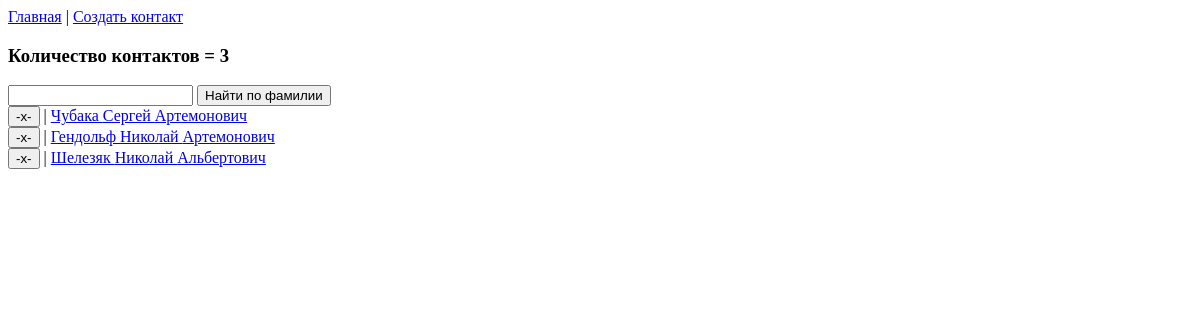
The app's page /contacts/, older data.
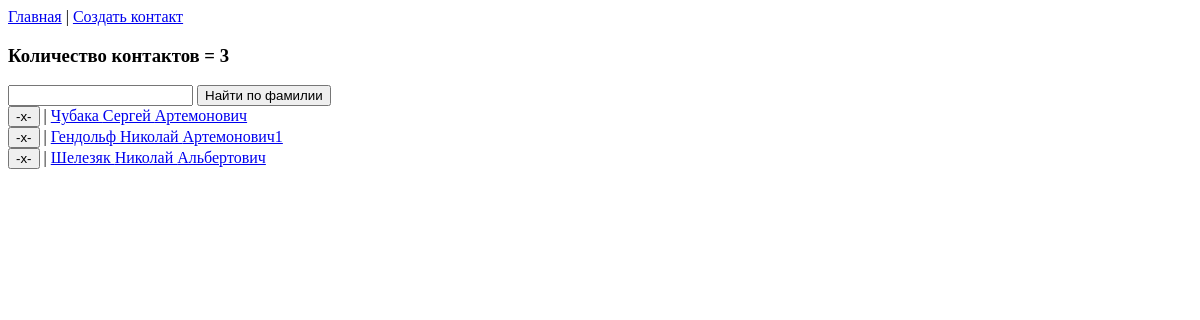
The same page, newer data.
### TaskTreeApp/models.py (models this page shows)
class Contacts(models.Model):
    id = models.UUIDField(primary_key=True, default=uuid.uuid4, editable=False)
    last_name = models.CharField(max_length=100)
    first_name = models.CharField(max_length=100)
    second_name = models.CharField(max_length=100)

### TaskTreeApp/views.py (the view)
# urls.py: path('contacts/',PageContacts, name='contacts'),
def PageContacts(request):
    FindTitle = ''
    if request.method == 'POST':
        if request.POST.get('btn_find'):
            FindTitle = request.POST.get('FindTitle')
        id_del = request.POST.get('btn_del')
        if id_del:
            Contacts.objects.get(id=id_del).delete()
    contacts_lst = Contacts.objects.filter(last_name__icontains=FindTitle)
    count_contacts = contacts_lst.count()
    if count_contacts == 0:
        PageStr = 'Нет контактов, соответствующих поиску'
    elif count_contacts > 0:
        PageStr = f'Количество контактов = {count_contacts}'
    info_main = {'PageTitle': PageStr, 'contacts_lst': contacts_lst,
                 'count_contacts': count_contacts, 'FindTitle': FindTitle}
    return render(request, 'contacts.html', context=info_main)

### templates/contacts.html (shortened to what this page needs)
<!DOCTYPE html>
<html lang="en">
<head>
</head>
<body>
    <a href="/">Главная</a> <a>|</a>
    <a href="/addcontact/">Создать контакт</a>
    <h3> {{ PageTitle }} </h3>
    <form method="post">
        <input type="text" id="FindTitle" name="FindTitle" maxlength="50" value="{{ FindTitle }}">
        <button type="submit" name="btn_find" value="new_find">Найти по фамилии</button>
    </form>
    {% if count_contacts > 0 %}
        <form method="post">
        {% for contact in contacts_lst %}
            <div>
                <button type="submit" name="btn_del" value="{{contact.id}}">-x-</button><a> | </a>
                <a href="card_contact/{{ contact.id }}/">{{ contact.last_name }} {{ contact.first_name }} {{ contact.second_name }}</a>
            </div>
        {% endfor %}
        </form>
    {% endif %}
</body>
</html>

Row changes from the older to the newer data that the page shows:
changed Contacts "Гендольф": second_name "Артемонович" → "Артемонович1"
